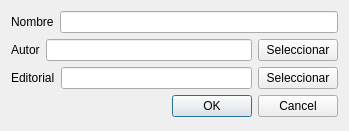
<?xml version="1.0" encoding="UTF-8"?>
<ui version="4.0">
 <class>DuAltaLibroForm</class>
 <widget class="QWidget" name="DuAltaLibroForm">
  <property name="geometry">
   <rect>
    <x>0</x>
    <y>0</y>
    <width>349</width>
    <height>131</height>
   </rect>
  </property>
  <property name="windowTitle">
   <string>Libro</string>
  </property>
  <layout class="QGridLayout" name="gridLayout">
   <item row="0" column="0">
    <layout class="QHBoxLayout" name="horizontalLayout">
     <item>
      <widget class="QLabel" name="nombreLabel">
       <property name="text">
        <string>Nombre</string>
       </property>
      </widget>
     </item>
     <item>
      <widget class="QLineEdit" name="nombreLineEdit"/>
     </item>
    </layout>
   </item>
   <item row="1" column="0">
    <layout class="QHBoxLayout" name="horizontalLayout_2">
     <item>
      <widget class="QLabel" name="autorLabel">
       <property name="text">
        <string>Autor</string>
       </property>
      </widget>
     </item>
     <item>
      <widget class="QLineEdit" name="autorLineEdit">
       <property name="readOnly">
        <bool>true</bool>
       </property>
      </widget>
     </item>
     <item>
      <widget class="QPushButton" name="autorSeleccionarPushButton">
       <property name="text">
        <string>Seleccionar</string>
       </property>
      </widget>
     </item>
    </layout>
   </item>
   <item row="2" column="0">
    <layout class="QHBoxLayout" name="horizontalLayout_3">
     <item>
      <widget class="QLabel" name="editorialLabel">
       <property name="text">
        <string>Editorial</string>
       </property>
      </widget>
     </item>
     <item>
      <widget class="QLineEdit" name="editorialLineEdit">
       <property name="readOnly">
        <bool>true</bool>
       </property>
      </widget>
     </item>
     <item>
      <widget class="QPushButton" name="editorialSeleccionarPushButton">
       <property name="text">
        <string>Seleccionar</string>
       </property>
      </widget>
     </item>
    </layout>
   </item>
   <item row="3" column="0">
    <widget class="QDialogButtonBox" name="buttonBox">
     <property name="standardButtons">
      <set>QDialogButtonBox::Cancel|QDialogButtonBox::Ok</set>
     </property>
    </widget>
   </item>
  </layout>
 </widget>
 <resources/>
 <connections/>
</ui>
